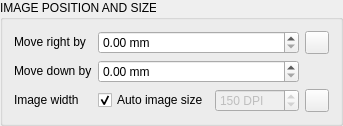
            <widget class="QGroupBox" name="groupBox_9">
             <property name="sizePolicy">
              <sizepolicy hsizetype="Preferred" vsizetype="Fixed">
               <horstretch>0</horstretch>
               <verstretch>0</verstretch>
              </sizepolicy>
             </property>
             <property name="title">
              <string>IMAGE POSITION AND SIZE</string>
             </property>
             <layout class="QVBoxLayout" name="verticalLayout_16">
              <item>
               <layout class="QGridLayout" name="gridLayout_28">
                <item row="0" column="3">
                 <widget class="QToolButton" name="info_image_pos">
                  <property name="text">
                   <string/>
                  </property>
                  <property name="icon">
                   <iconset resource="resource.qrc">
                    <normaloff>:/myresource/resource/icons8-info-104.png</normaloff>:/myresource/resource/icons8-info-104.png</iconset>
                  </property>
                 </widget>
                </item>
                <item row="0" column="0">
                 <widget class="QLabel" name="label_27">
                  <property name="sizePolicy">
                   <sizepolicy hsizetype="Preferred" vsizetype="Fixed">
                    <horstretch>0</horstretch>
                    <verstretch>0</verstretch>
                   </sizepolicy>
                  </property>
                  <property name="text">
                   <string>Move right by</string>
                  </property>
                 </widget>
                </item>
                <item row="2" column="2">
                 <widget class="QSpinBox" name="dpi">
                  <property name="enabled">
                   <bool>false</bool>
                  </property>
                  <property name="focusPolicy">
                   <enum>Qt::ClickFocus</enum>
                  </property>
                  <property name="toolTip">
                   <string>Width of the image on the page. Turn off "Auto image size" to set it yourself.</string>
                  </property>
                  <property name="suffix">
                   <string> DPI</string>
                  </property>
                  <property name="minimum">
                   <number>1</number>
                  </property>
                  <property name="maximum">
                   <number>10000</number>
                  </property>
                  <property name="value">
                   <number>150</number>
                  </property>
                 </widget>
                </item>
                <item row="2" column="0">
                 <widget class="QLabel" name="label_26">
                  <property name="sizePolicy">
                   <sizepolicy hsizetype="Preferred" vsizetype="Fixed">
                    <horstretch>0</horstretch>
                    <verstretch>0</verstretch>
                   </sizepolicy>
                  </property>
                  <property name="text">
                   <string>Image width</string>
                  </property>
                 </widget>
                </item>
                <item row="1" column="0">
                 <widget class="QLabel" name="label_25">
                  <property name="sizePolicy">
                   <sizepolicy hsizetype="Preferred" vsizetype="Fixed">
                    <horstretch>0</horstretch>
                    <verstretch>0</verstretch>
                   </sizepolicy>
                  </property>
                  <property name="text">
                   <string>Move down by</string>
                  </property>
                 </widget>
                </item>
                <item row="2" column="1">
                 <widget class="QCheckBox" name="auto_resolution">
                  <property name="styleSheet">
                   <string notr="true">QCheckBox::indicator { width: 20px;height:20px };</string>
                  </property>
                  <property name="text">
                   <string>Auto image size</string>
                  </property>
                  <property name="checked">
                   <bool>true</bool>
                  </property>
                 </widget>
                </item>
                <item row="0" column="1" colspan="2">
                 <widget class="QDoubleSpinBox" name="h_value">
                  <property name="focusPolicy">
                   <enum>Qt::ClickFocus</enum>
                  </property>
                  <property name="suffix">
                   <string> mm</string>
                  </property>
                 </widget>
                </item>
                <item row="1" column="1" colspan="2">
                 <widget class="QDoubleSpinBox" name="v_value">
                  <property name="focusPolicy">
                   <enum>Qt::ClickFocus</enum>
                  </property>
                  <property name="suffix">
                   <string> mm</string>
                  </property>
                 </widget>
                </item>
                <item row="2" column="3">
                 <widget class="QToolButton" name="info_dpi">
                  <property name="text">
                   <string/>
                  </property>
                  <property name="icon">
                   <iconset resource="resource.qrc">
                    <normaloff>:/myresource/resource/icons8-info-104.png</normaloff>:/myresource/resource/icons8-info-104.png</iconset>
                  </property>
                 </widget>
                </item>
               </layout>
              </item>
             </layout>
            </widget>
